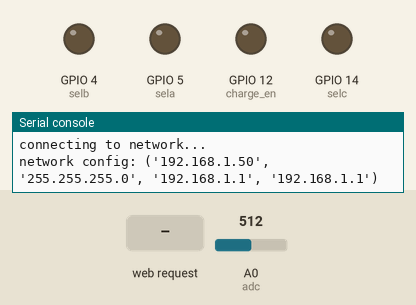
Simulated run of this program. Board: ESP8266 board running MicroPython. On the bench: output pins drawn as LEDs (lit = HIGH), the last lines printed to the serial console. The inputs (shaded band) are chosen by the test bench; at power-on: A0 (adc) = 512 (analog values on the 0–1023 scale). WiFi joins after 1.5 s.

Above: at 2.7 s.
2.8 s: HTTP request GET / received
At 3.5 s:
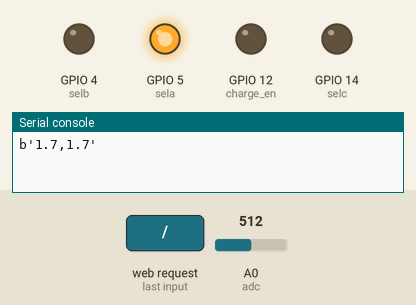
Timing chart, 0 to 5.8 s (numbered marks = the images above; inputs shaded):
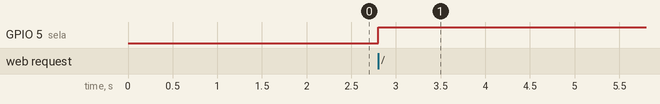

The program:

main.py
```python
import battmon
import wifi
# Complete project details at https://RandomNerdTutorials.com
# https://randomnerdtutorials.com/micropython-esp32-esp8266-dht11-dht22-web-server/

bm = battmon.BatteryMonitor()

wifi.connect_wifi_ben()

def read_sensor():
  global solar_v, batt_v
  solar_v = batt_v = 0
  try:
    solar_v = bm.read_solar_voltage()
    batt_v = bm.read_battery_voltage()
    if (isinstance(solar_v, float) and isinstance(batt_v, float)) or (isinstance(solar_v, int) and isinstance(batt_v, int)):
      msg = (b'{0:3.1f},{1:3.1f}'.format(solar_v, batt_v))

      solar_v = round(solar_v, 2)
      batt_v = round(batt_v, 2)
      return(msg)
    else:
      return('Invalid sensor readings.')
  except OSError as e:
    return('Failed to read sensor.')

def web_page():
  html = """<!DOCTYPE HTML><html>
<head>
  <meta name="viewport" content="width=device-width, initial-scale=1">
  <link rel="stylesheet" href="https://use.fontawesome.com/releases/v5.7.2/css/all.css" integrity="sha384-fnmOCqbTlWIlj8LyTjo7mOUStjsKC4pOpQbqyi7RrhN7udi9RwhKkMHpvLbHG9Sr" crossorigin="anonymous">
  <style>
    html {
     font-family: Arial;
     display: inline-block;
     margin: 0px auto;
     text-align: center;
    }
    h2 { font-size: 3.0rem; }
    p { font-size: 3.0rem; }
    .units { font-size: 1.2rem; }
    .dht-labels{
      font-size: 1.5rem;
      vertical-align:middle;
      padding-bottom: 15px;
    }
  </style>
</head>
<body>
  <h2>Solar Charger Server</h2>
  <p>
    <i class="fas fa-solar-panel" style="color: orange;"></i>
    <span class="dht-labels">Solar Panel Voltage</span>
    <span>"""+str(solar_v)+"""</span>
    <sup class="units">V</sup>
  </p>
  <p>
    <i class="fas fa-battery-three-quarters" style="color: deepskyblue;"></i>
    <span class="dht-labels">Battery Voltage</span>
    <span>"""+str(batt_v)+"""</span>
    <sup class="units">V</sup>
  </p>
</body>
</html>"""
  return html

s = socket.socket(socket.AF_INET, socket.SOCK_STREAM)
s.bind(('', 80))
s.listen(5)

while True:
  conn, addr = s.accept()
  print('Got a connection from %s' % str(addr))
  request = conn.recv(1024)
  print('Content = %s' % str(request))
  sensor_readings = read_sensor()
  print(sensor_readings)
  response = web_page()
  conn.send('HTTP/1.1 200 OK\n')
  conn.send('Content-Type: text/html\n')
  conn.send('Connection: close\n\n')
  conn.sendall(response)
  conn.close()


# class NodeMcu:

#     # ESP8266 allows software PWM in all I/O pins: GPIO0 to GPIO16. PWM signals on ESP8266 have 10-bit resolution
#     # The ESP8266 supports interrupts in any GPIO, except GPIO16.


#     # GPIO16: pin is high at BOOT
#     # eUsed for deep sleep
#     d0 = Pin(16)

#     # Usually used for I2C SCL
#     d1 = Pin(5)

#     # Usually used for I2C SDA
#     d2 = Pin(4)

#     # GPIO0: boot failure if pulled LOW
#     d3 = Pin(0)

#     # GPIO2: pin is high on BOOT, boot failure if pulled LOW
#     d4 = Pin(2)

#     # GPIO14: SCLK
#     d5 = Pin(14)

#     # GPIO12: MISO
#     d6 = Pin(12)

#     # GPIO13: MOSI
#     d7 = Pin(13)

#     # GPIO15: boot failure if pulled HIGH
#     # GPIO15: CS
#     d8 = Pin(15)

#     # GPIO3: pin is high at BOOT
#     rx = Pin(3)

#     # GPIO1: pin is high at BOOT, boot failure if pulled LOW
#     tx = Pin(1)

#     # GPIO10: pin is high at BOOT
#     sd3 = Pin(10)

#     # GPIO9: pin is high at BOOT
#     sd2 = Pin(9)
```

battmon.py
```python
from machine import Pin
from machine import ADC

class BatteryMonitor:

    ADC_MAX = 1023
    BATTERY_MAX_V = 3.3
    SOLAR_MAX_V = 3.3

    def __init__(self):
        self.sela = Pin(5, Pin.OUT)
        self.selb = Pin(4, Pin.OUT)
        self.selc = Pin(14, Pin.OUT)
        self.charge_en = Pin(12, Pin.OUT)
        self.adc = ADC(0)

    def connect_solar_panel(self) -> None:
        self.charge_en.on()

    def disconnect_solar_panel(self) -> None:
        self.charge_en.off()

    def select_solar_panel(self) -> None:
        self.sela.off()
        self.selb.off()
        self.selc.off()

    def select_battery(self) -> None:
        self.sela.on()
        self.selb.off()
        self.selc.off()

    def read_adc(self) -> float:
        return self.adc.read()

    def read_battery_voltage(self) -> None:
        """ Battery voltage is between 0 and 4.2 """
        self.select_battery()
        adc_reading = self.read_adc()

        return adc_reading / BatteryMonitor.ADC_MAX * BatteryMonitor.BATTERY_MAX_V

    def read_solar_voltage(self) -> None:
        """ Battery voltage is between 0 and 4.2 """
        self.select_solar_panel()
        adc_reading = self.read_adc()

        return adc_reading / BatteryMonitor.ADC_MAX * BatteryMonitor.SOLAR_MAX_V
```

wifi.py
```python
import network
def connect_wifi(essid :str, password : str):
    sta_if = network.WLAN(network.STA_IF)
    if not sta_if.isconnected():
        print('connecting to network...')
        sta_if.active(True)
        sta_if.connect(essid, password)
        while not sta_if.isconnected():
            pass
    print('network config:', sta_if.ifconfig())

def connect_wifi_ben() -> None:
	connect_wifi('IPF', 'fuckno1234')
```

boot.py
```python
# This file is executed on every boot (including wake-boot from deepsleep)
#import esp
#esp.osdebug(None)

try:
  import usocket as socket
except:
  import socket


import uos, machine
#uos.dupterm(None, 1) # disable REPL on UART(0)
import gc
import webrepl
webrepl.start()
gc.collect()
```

Measured:
- after the input at 2.8 s, GPIO 5 (sela): LOW → HIGH at once
